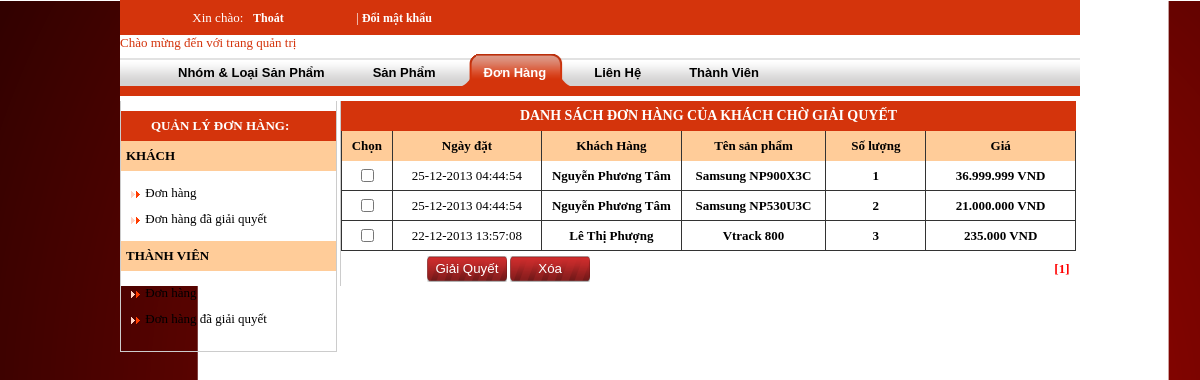
Page /shoppc/admincp/index.php?m=dh&b=gh-guest-list (signed in) on the committed database.
### tables this page shows
CREATE TABLE IF NOT EXISTS `hoadon` (
  `id_hoadon` int(10) NOT NULL AUTO_INCREMENT,
  `hoten` varchar(255) NOT NULL,
  `diachi` text NOT NULL,
  `email` varchar(255) NOT NULL,
  `dienthoai` int(20) NOT NULL,
  `fax` int(20) NOT NULL,
  `cty` varchar(255) NOT NULL,
  `id` varchar(10) NOT NULL,
  `soluong` int(10) NOT NULL,
  `tongtien` float NOT NULL,
  `ngaydat` datetime NOT NULL,
  `tinhtrang` text NOT NULL,
  PRIMARY KEY (`id_hoadon`)
);

CREATE TABLE IF NOT EXISTS `sanpham` (
  `id` int(20) NOT NULL AUTO_INCREMENT,
  `id_loai` int(10) NOT NULL,
  `tensp` text NOT NULL,
  `mota` text NOT NULL,
  `hinh` text NOT NULL,
  `gia` int(15) NOT NULL,
  `ghichu` text NOT NULL,
  `soluongban` int(10) NOT NULL,
  `id_menu` int(10) NOT NULL,
  PRIMARY KEY (`id`)
);

### shoppc/admincp/function.php (called while the page is built, shortened)
<?php
function ConvertDate_time_db($predate)
{
	$arr1=explode(" ",$predate);
	$arr=substr($arr1[0],0,10);
	$date=explode("-",$arr);
	return $date[2]."-".$date[1]."-".$date[0]." ".$arr1[1] ;
}
?>

### shoppc/admincp/include/gh-guest-list.php (the view, shortened to what this page needs)
<table width="735" border="0" cellspacing="0" cellpadding="0">
<form method="post">
  <tr>
    <td colspan="7" class="tieude" align="center">DANH SÁCH ĐƠN HÀNG CỦA KHÁCH CHỜ GIẢI QUYẾT</td>
  </tr>
  <tr height="30" bgcolor="#FFCC99">
        <td align="center" width="50" style="border-left:1px solid #333;border-right:1px solid #333"><strong>Chọn</strong></td>
        <td align="center" width="150" style="border-right:1px solid #333"><strong>Ngày đặt</strong></td>
        <td align="center" width="140" style="border-right:1px solid #333"><strong>Khách Hàng</strong></td>
        <td align="center" width="145" style="border-right:1px solid #333"><strong>Tên sản phẩm</strong></td>
        <td align="center" width="100" style="border-right:1px solid #333"><strong>Số lượng </strong></td>
        <td align="center" width="150" style="border-right:1px solid #333"><strong>Giá</strong></td>
  </tr>
  <?php
        $kq2=mysql_query("select count(*) from giohang,sanpham where giohang.id=sanpham.id and giohang.tinhtrang='dathang'");
        $r2=mysql_fetch_array($kq2);
        $numrow=$r2[0];
        $pagesize=20;
        $pagecount=ceil($numrow/$pagesize);
        $segsize=5;
        if(!isset($_GET["page"]))
			 $curpage=1;
        else
        	 $curpage=$_GET["page"];
        $curseg=($curpage % $segsize==0)?($curpage/$segsize):(int)($curpage/$segsize+1);
		$k=($curpage-1)*$pagesize;
  	$sql="select hoadon.*,sanpham.* from hoadon,sanpham where hoadon.id=sanpham.id and hoadon.tinhtrang='dathang' order by ngaydat DESC limit $k,$pagesize";
	$kq=mysql_query($sql);
	if(!$kq)
		echo "";
	else{
	while($r=mysql_fetch_array($kq))
	{
		$id_hoadon=$r["id_hoadon"];$hinhanh=$r["hinh"];
		$hoten=$r["hoten"];$tensp=$r["tensp"];$gia=$r["gia"];$gia2=number_format($gia,0,'','.');
		$soluong=$r["soluong"];$ngaydat=ConvertDate_time_db($r["ngaydat"]);
		$diachi=$r["diachi"];$email=$r["email"];$dt=$r["dienthoai"];
		$str_dt=strlen($dt);
		if($str_dt==9) $t="0".$dt;
		else	$t="".$dt;
?>
     <tr height="30">
        <td align="center" width="50" style="border-left:1px solid #333;border-right:1px solid #333;border-bottom:1px solid #333;"><strong>
        <input type="checkbox" name="chon[]" value="<?php echo "$id_hoadon"; ?>">
        </strong></td>
         <td align="center" width="150" style="border-right:1px solid #333; border-bottom:1px solid #333;"><strong></strong><?php echo "$ngaydat"; ?></strong></td>
        <td align="center" width="140" style="border-right:1px solid #333; border-bottom:1px solid #333;"><strong><a onmouseover="Tip('<?php echo "Họ tên: $hoten<hr>Địa chỉ: $diachi<hr>Email: $email<hr>Điện thoại: $t"; ?>')"><?php echo "$hoten";?></a></strong></td>
        <td align="center" width="145" style="border-right:1px solid #333; border-bottom:1px solid #333;"><strong><?php echo "$tensp";?></strong></td>
        <td align="center" width="100" style="border-right:1px solid #333; border-bottom:1px solid #333;"><strong><?php echo "$soluong"; ?></strong></td>
        <td align="center" width="150" style="border-right:1px solid #333; border-bottom:1px solid #333;"><strong><?php echo "$gia2 VND"; ?></strong></td>
      </tr>
<?php
	}
	}
  ?>
  <tr>
  	<td class="ketthuc" colspan="7">
<?php
    if($numrow==0)
		echo "Hiện tại không có đơn đặt hàng nào!";
	else{
?>
<table width="735" border="0" cellspacing="0" cellpadding="0">
  <tr>
    <td align="center" >
    <input type="submit" name="giaiquyet" value="Giải Quyết" class="button" onmouseover="style.background='url(../images/button-2-o.gif)'" onmouseout="style.background='url(../images/button-o.gif)'" onclick="document.form.submit();">
    <input type="submit" name="xoa" value="Xóa" class="button" onmouseover="style.background='url(../images/button-2-o.gif)'" onmouseout="style.background='url(../images/button-o.gif)'" onclick="return check()"></td>
     <td width="400" align="right">
<?php
        $n=$curseg*$segsize<=$pagecount?$curseg*$segsize:$pagecount;
        for($i=($curseg-1)*$segsize+1;$i<=$n;$i++)
		{
			if($curpage==$i)
				echo "<a href='?m=dh&b=gh-list&page=".$i."'><font color='#FF0000'>[".$i."]</font></a> &nbsp;";
			else
				echo "<a href='?m=dh&b=gh-list&page=".$i."'><font color='#FFF'>[".$i."]</font></a> &nbsp;";
		}
	}
?>
			</td>
         </tr>
        </table>
     </td>
  </tr>
</form>
</table>

### shoppc/admincp/css/main.css (style rules this page uses)
body { background-repeat: repeat-y; margin-left: 0px; margin-top: 0px; margin-right: 0px; margin-bottom: 0px; text-align: center; font-family:Tahoma; font-size:13px; background-image:url(../../images/bg2.png); background-color:#FFFFFF; background-attachment: fixed; }
a:link { text-decoration: none; color:#000000; }
.button { width:80px; background-image:url(../../images/button-o.gif); border:0; font:Tahoma; color:#FFFFFF; height:26px; }
.tieude { color:#FFFFFF; font-family:Tahoma; font-size: 14px; font-weight:bold; background-color:#d4340c;height:30px; }
.ketthuc { text-align:center; background-color:#fffffff; height:35px; color:#FFFFFF; font-weight:bold; }

### rows in the picture
hoadon: ngaydat "25-12-2013 04:44:54", hoten "Nguyễn Phương Tâm", sanpham.tensp "Samsung NP900X3C", soluong "1", sanpham.gia "36.999.999"
hoadon: ngaydat "25-12-2013 04:44:54", hoten "Nguyễn Phương Tâm", sanpham.tensp "Samsung NP530U3C", soluong "2", sanpham.gia "21.000.000"
hoadon: ngaydat "22-12-2013 13:57:08", hoten "Lê Thị Phượng", sanpham.tensp "Vtrack 800", soluong "3", sanpham.gia "235.000"
